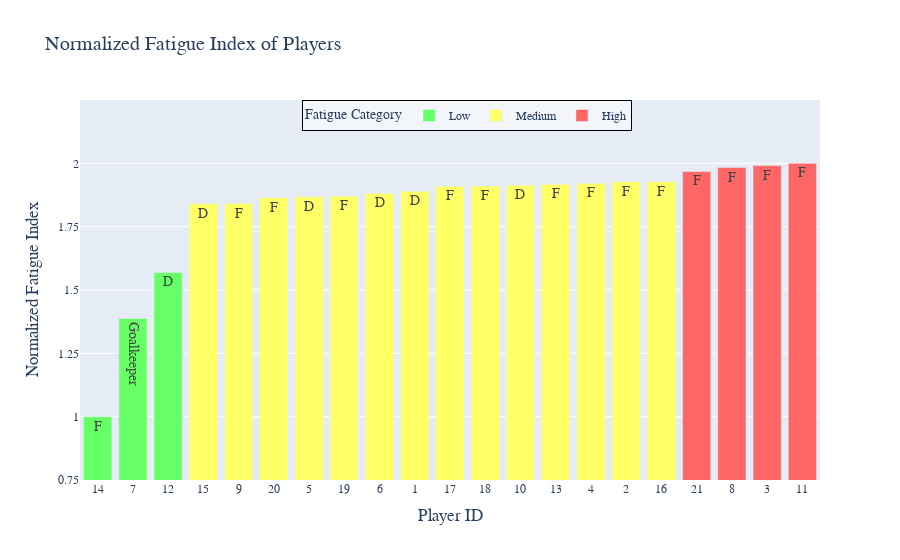

Notebook source saved alongside this figure:
### Markdown cell above
#### VISUALIZATION OF FATIGUE INDEX FOR EACH PLAYER

### Code cell
import plotly.express as px


# Define a color map for the fatigue categories
color_map = {
    "Low": "#66FF66",  # Darker Green
    "Medium": "#FFFF66",  # Darker Yellow
    "High": "#FF6666",  # Darker Red
}
df_imp_lugano_game_FI["Color"] = df_imp_lugano_game_FI["Fatigue Category"].map(
    color_map
)

# Create an interactive bar plot using Plotly
fig = px.bar(
    df_imp_lugano_game_FI,
    x="order_fatigue",
    y="Normalized Fatigue Index",
    color="Fatigue Category",
    color_discrete_map=color_map,
    title="Normalized Fatigue Index of Players",
    labels={"Normalized Fatigue Index": "Normalized Fatigue Index"},
    category_orders={
        "Order_fatigue": df_imp_lugano_game_FI["order_fatigue"].unique().tolist()
    },
    text="Position",
)

# Customize the layout
fig.update_layout(
    xaxis_title="Player ID",
    xaxis_tickvals=df_imp_lugano_game_FI["order_fatigue"].tolist(),
    xaxis_ticktext=df_imp_lugano_game_FI[
        "Player ID"
    ].tolist(),  # Set Player ID as the tick label
    yaxis_title="Normalized Fatigue Index",
    font=dict(family="Arial", size=14),
    legend_title="Fatigue Category",
    legend=dict(
        title_font=dict(size=14),
        font=dict(size=12),
        x=0.30,
        y=1.0,
        bgcolor="rgba(255,255,255,0.5)",
        bordercolor="black",
        borderwidth=1,
        orientation="h",
    ),
    xaxis=dict(tickfont=dict(size=12)),
    yaxis=dict(tickvals=[i * 0.25 + 0.75 for i in range(6)], tickfont=dict(size=12)),
    yaxis_range=[0.75, 2.25],
)


# Show the interactive plot
fig.show()

### Figure 1 — Plotly figure (JSON) as saved in the notebook; plotly's stock layout.template omitted (floating-point values rounded to 4 significant figures)
{"data": [{"alignmentgroup": "True", "hovertemplate": "Fatigue Category=Low<br>order_fatigue=%{x}<br>Normalized Fatigue Index=%{y}<br>Position=%{text}<extra></extra>", "legendgroup": "Low", "marker": {"color": "#66FF66", "pattern": {"shape": ""}}, "name": "Low", "offsetgroup": "Low", "orientation": "v", "showlegend": true, "text": ["F", "Goalkeeper", "D"], "textposition": "auto", "type": "bar", "x": ["1", "2", "3"], "xaxis": "x", "y": [1, 1.387, 1.569], "yaxis": "y"}, {"alignmentgroup": "True", "hovertemplate": "Fatigue Category=Medium<br>order_fatigue=%{x}<br>Normalized Fatigue Index=%{y}<br>Position=%{text}<extra></extra>", "legendgroup": "Medium", "marker": {"color": "#FFFF66", "pattern": {"shape": ""}}, "name": "Medium", "offsetgroup": "Medium", "orientation": "v", "showlegend": true, "text": ["D", "F", "F", "D", "F", "D", "D", "F", "F", "D", "F", "F", "F", "F"], "textposition": "auto", "type": "bar", "x": ["4", "5", "6", "7", "8", "9", "10", "11", "12", "13", "14", "15", "16", "17"], "xaxis": "x", "y": [1.841, 1.841, 1.865, 1.868, 1.87, 1.881, 1.89, 1.909, 1.91, 1.914, 1.918, 1.921, 1.927, 1.928], "yaxis": "y"}, {"alignmentgroup": "True", "hovertemplate": "Fatigue Category=High<br>order_fatigue=%{x}<br>Normalized Fatigue Index=%{y}<br>Position=%{text}<extra></extra>", "legendgroup": "High", "marker": {"color": "#FF6666", "pattern": {"shape": ""}}, "name": "High", "offsetgroup": "High", "orientation": "v", "showlegend": true, "text": ["F", "F", "F", "F"], "textposition": "auto", "type": "bar", "x": ["18", "19", "20", "21"], "xaxis": "x", "y": [1.968, 1.983, 1.991, 2], "yaxis": "y"}], "layout": {"barmode": "relative", "font": {"family": "Arial", "size": 14}, "legend": {"bgcolor": "rgba(255,255,255,0.5)", "bordercolor": "black", "borderwidth": 1, "font": {"size": 12}, "orientation": "h", "title": {"font": {"size": 14}, "text": "Fatigue Category"}, "tracegroupgap": 0, "x": 0.3, "y": 1}, "title": {"text": "Normalized Fatigue Index of Players"}, "xaxis": {"anchor": "y", "domain": [0, 1], "tickfont": {"size": 12}, "ticktext": [14, 7, 12, 15, 9, 20, 5, 19, 6, 1, 17, 18, 10, 13, 4, 2, 16, 21, 8, 3, 11], "tickvals": ["1", "2", "3", "4", "5", "6", "7", "8", "9", "10", "11", "12", "13", "14", "15", "16", "17", "18", "19", "20", "21"], "title": {"text": "Player ID"}}, "yaxis": {"anchor": "x", "domain": [0, 1], "range": [0.75, 2.25], "tickfont": {"size": 12}, "tickvals": [0.75, 1, 1.25, 1.5, 1.75, 2], "title": {"text": "Normalized Fatigue Index"}}}}
